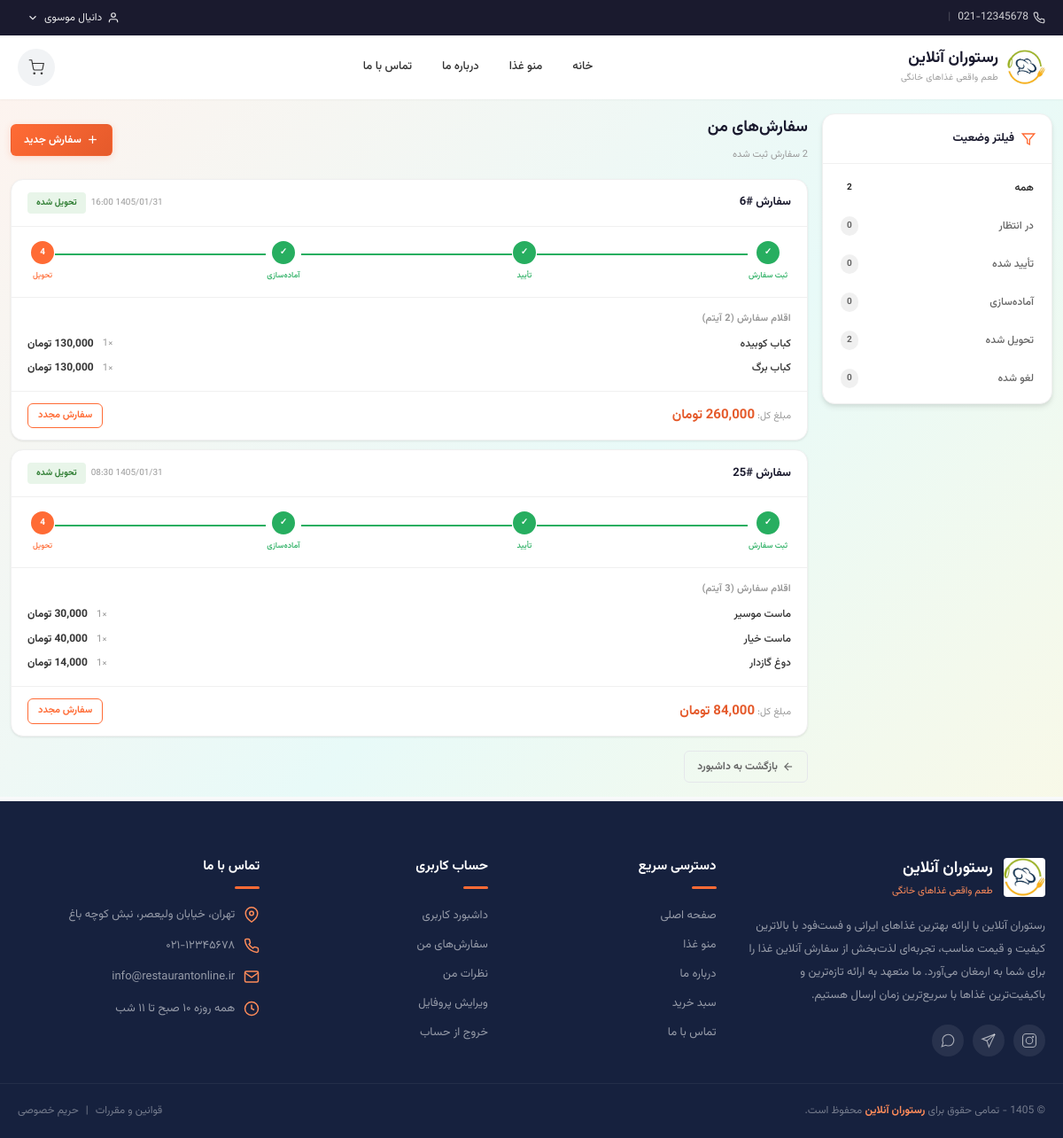
The page /user/orders.php (signed in) on the database its author committed.
### tables this page shows
CREATE TABLE `orders` (
  `id` int(11) NOT NULL,
  `user_id` int(11) NOT NULL,
  `total_price` decimal(10,2) NOT NULL,
  `status` enum('pending','confirmed','preparing','delivered','cancelled') DEFAULT 'pending',
  `order_date` timestamp NOT NULL DEFAULT current_timestamp()
);

CREATE TABLE `order_items` (
  `id` int(11) NOT NULL,
  `order_id` int(11) NOT NULL,
  `food_id` int(11) NOT NULL,
  `quantity` int(11) NOT NULL,
  `price_per_unit` decimal(10,2) NOT NULL
);

CREATE TABLE `foods` (
  `id` int(11) NOT NULL,
  `category_id` int(11) NOT NULL,
  `name` varchar(100) NOT NULL,
  `description` text DEFAULT NULL,
  `price` decimal(10,2) NOT NULL,
  `image` varchar(255) DEFAULT NULL,
  `is_available` tinyint(1) DEFAULT 1,
  `created_at` timestamp NOT NULL DEFAULT current_timestamp()
);

### includes/functions.php (called while the page is built, shortened)
<?php
function toJalali($gregorianDate, $format = 'Y/m/d')
{
    $timestamp = strtotime($gregorianDate);
    $gYear = date('Y', $timestamp);
    $gMonth = date('m', $timestamp);
    $gDay = date('d', $timestamp);
    list($jYear, $jMonth, $jDay) = gregorian_to_jalali($gYear, $gMonth, $gDay);
    $hour = date('H', $timestamp);
    $minute = date('i', $timestamp);
    $second = date('s', $timestamp);
    $result = $format;
    $result = str_replace('Y', $jYear, $result);
    $result = str_replace('m', str_pad($jMonth, 2, '0', STR_PAD_LEFT), $result);
    $result = str_replace('d', str_pad($jDay, 2, '0', STR_PAD_LEFT), $result);
    $result = str_replace('H', $hour, $result);
    $result = str_replace('i', $minute, $result);
    $result = str_replace('s', $second, $result);
    return $result;
}
function gregorian_to_jalali($gy, $gm, $gd)
{
    $g_d_m = [0, 31, 59, 90, 120, 151, 181, 212, 243, 273, 304, 334];
    $gy2 = ($gm > 2) ? $gy + 1 : $gy;
    $days = 355666 + (365 * $gy) + ((int)(($gy2 + 3) / 4)) - ((int)(($gy2 + 99) / 100)) + ((int)(($gy2 + 399) / 400)) + $gd + $g_d_m[$gm - 1];
    $jy = -1595 + (33 * ((int)($days / 12053)));
    $days %= 12053;
    $jy += 4 * ((int)($days / 1461));
    $days %= 1461;
    if ($days > 365) {
        $jy += (int)(($days - 1) / 365);
        $days = ($days - 1) % 365;
    }
    if ($days < 186) {
        $jm = 1 + (int)($days / 31);
        $jd = 1 + ($days % 31);
    } else {
        $jm = 7 + (int)(($days - 186) / 30);
        $jd = 1 + (($days - 186) % 30);
    }
    return [$jy, $jm, $jd];
}

### user/orders.php (the view, shortened to what this page needs)
<?php
require_once '../includes/header.php';
$user_id = $_SESSION['user_id'];
$status_filter = isset($_GET['status']) ? $_GET['status'] : '';
$page = isset($_GET['page']) ? max(1, (int)$_GET['page']) : 1;
$per_page = 6;
$where = "WHERE o.user_id = $user_id";
$count_sql = "SELECT COUNT(*) as total FROM orders o $where";
$count_result = mysqli_query($conn, $count_sql);
$total_orders = mysqli_fetch_assoc($count_result)['total'];
$offset = ($page - 1) * $per_page;
$orders_sql = "SELECT o.*,
               (SELECT COUNT(*) FROM order_items WHERE order_id = o.id) as item_count
               FROM orders o
               $where
               ORDER BY o.order_date DESC
               LIMIT $offset, $per_page";
$orders_result = mysqli_query($conn, $orders_sql);
$stats_sql = "SELECT
    COUNT(*) as total,
    SUM(CASE WHEN status = 'pending' THEN 1 ELSE 0 END) as pending,
    SUM(CASE WHEN status = 'confirmed' THEN 1 ELSE 0 END) as confirmed,
    SUM(CASE WHEN status = 'preparing' THEN 1 ELSE 0 END) as preparing,
    SUM(CASE WHEN status = 'delivered' THEN 1 ELSE 0 END) as delivered,
    SUM(CASE WHEN status = 'cancelled' THEN 1 ELSE 0 END) as cancelled
    FROM orders WHERE user_id = $user_id";
$stats = mysqli_fetch_assoc(mysqli_query($conn, $stats_sql));
$status_config = [
    'pending'   => ['text' => 'در انتظار', 'color' => '#E65100', 'bg' => '#FFF3E0'],
    'confirmed' => ['text' => 'تأیید شده', 'color' => '#1565C0', 'bg' => '#E3F2FD'],
    'preparing' => ['text' => 'در حال آماده‌سازی', 'color' => '#6A1B9A', 'bg' => '#EDE7F6'],
    'delivered' => ['text' => 'تحویل شده', 'color' => '#2E7D32', 'bg' => '#E8F5E9'],
    'cancelled' => ['text' => 'لغو شده', 'color' => '#C62828', 'bg' => '#FFEBEE'],
];
$tabs = [
    ''           => ['label' => 'همه', 'count' => $stats['total']],
    'pending'    => ['label' => 'در انتظار', 'count' => $stats['pending']],
    'confirmed'  => ['label' => 'تأیید شده', 'count' => $stats['confirmed']],
    'preparing'  => ['label' => 'آماده‌سازی', 'count' => $stats['preparing']],
    'delivered'  => ['label' => 'تحویل شده', 'count' => $stats['delivered']],
    'cancelled'  => ['label' => 'لغو شده', 'count' => $stats['cancelled']],
];
?>
<link rel="stylesheet" href="../assets/css/user_orders.css">
<div class="orders-page">
    <div class="orders-wrapper">
        <aside class="orders-sidebar">
            <div class="filter-card">
                <div class="filter-card__header">
                    <svg viewBox="0 0 24 24" fill="none" stroke="currentColor" stroke-width="2">
                        <polygon points="22 3 2 3 10 12.46 10 19 14 21 14 12.46 22 3"/>
                    </svg>
                    <h3>فیلتر وضعیت</h3>
                </div>
                <div class="filter-list">
                    <?php foreach ($tabs as $key => $tab):
                        $is_active = ($status_filter === $key);
                        $url = 'orders.php' . ($key !== '' ? '?status=' . $key : '');
                    ?>
                        <a href="<?php echo $url; ?>"
                           class="filter-link <?php echo $is_active ? 'filter-link--active' : ''; ?>">
                            <?php echo $tab['label']; ?>
                            <span class="filter-link__count"><?php echo $tab['count']; ?></span>
                        </a>
                    <?php endforeach; ?>
                </div>
            </div>
        </aside>
        <div class="orders-content">
            <div class="orders-header">
                <div class="orders-header__info">
                    <h1>سفارش‌های من</h1>
                    <span><?php echo number_format($total_orders); ?> سفارش ثبت شده</span>
                </div>
                <a href="<?php echo BASE_URL; ?>main/menu.php" class="btn btn--primary">
                    <svg viewBox="0 0 24 24" fill="none" stroke="currentColor" stroke-width="2" width="15" height="15">
                        <line x1="12" y1="5" x2="12" y2="19"/>
                        <line x1="5" y1="12" x2="19" y2="12"/>
                    </svg>
                    سفارش جدید
                </a>
            </div>
            <?php if (mysqli_num_rows($orders_result) > 0): ?>
                <div class="orders-list">
                    <?php while ($order = mysqli_fetch_assoc($orders_result)):
                        $items_sql = "SELECT oi.*, f.name as food_name
                                     FROM order_items oi
                                     JOIN foods f ON oi.food_id = f.id
                                     WHERE oi.order_id = {$order['id']}";
                        $items_result = mysqli_query($conn, $items_sql);
                        $items = [];
                        while ($item = mysqli_fetch_assoc($items_result)) {
                            $items[] = $item;
                        }
                        $current_status = $order['status'];
                        $status_info = $status_config[$current_status] ?? $status_config['pending'];
                        $step_map = ['pending' => 1, 'confirmed' => 2, 'preparing' => 3, 'delivered' => 4];
                        $current_step = $step_map[$current_status] ?? 0;
                    ?>
                        <div class="order-card <?php echo $current_status === 'cancelled' ? 'order-card--cancelled' : ''; ?>">
                            <div class="order-card__top">
                                <span class="order-card__id">سفارش #<?php echo $order['id']; ?></span>
                                <span class="order-card__date"><?php echo toJalali($order['order_date'], 'Y/m/d H:i'); ?></span>
                                <span class="order-card__status" style="background:<?php echo $status_info['bg']; ?>;color:<?php echo $status_info['color']; ?>;">
                                    <?php echo $status_info['text']; ?>
                                </span>
                            </div>
                            <?php if ($current_status !== 'cancelled'): ?>
                                <div class="order-timeline">
                                    <div class="timeline-row">
                                        <?php
                                        $steps = [
                                            ['title' => 'ثبت سفارش', 'step' => 1],
                                            ['title' => 'تأیید', 'step' => 2],
                                            ['title' => 'آماده‌سازی', 'step' => 3],
                                            ['title' => 'تحویل', 'step' => 4],
                                        ];
                                        foreach ($steps as $index => $step):
                                            $is_done = $current_step > $step['step'];
                                            $is_current = $current_step === $step['step'];
                                            $circle_class = $is_done ? 'timeline-step__circle--done' : ($is_current ? 'timeline-step__circle--current' : '');
                                            $label_class = $is_done ? 'timeline-step__label--done' : ($is_current ? 'timeline-step__label--current' : '');
                                        ?>
                                            <div class="timeline-step">
                                                <div class="timeline-step__circle <?php echo $circle_class; ?>">
                                                    <?php echo $is_done ? '✓' : $step['step']; ?>
                                                </div>
                                                <span class="timeline-step__label <?php echo $label_class; ?>">
                                                    <?php echo $step['title']; ?>
                                                </span>
                                            </div>
                                            <?php if ($index < count($steps) - 1): ?>
                                                <div class="timeline-line <?php echo $current_step > $step['step'] ? 'timeline-line--done' : ''; ?>"></div>
                                            <?php endif; ?>
                                        <?php endforeach; ?>
                                    </div>
                                </div>
                            <?php endif; ?>
                            <div class="order-card__items">
                                <div class="order-card__items-title">اقلام سفارش (<?php echo count($items); ?> آیتم)</div>
                                <div class="order-items-list">
                                    <?php foreach ($items as $item): ?>
                                        <div class="order-item">
                                            <span class="order-item__name"><?php echo htmlspecialchars($item['food_name']); ?></span>
                                            <span class="order-item__qty">×<?php echo $item['quantity']; ?></span>
                                            <span class="order-item__price"><?php echo number_format($item['price_per_unit'] * $item['quantity']); ?> تومان</span>
                                        </div>
                                    <?php endforeach; ?>
                                </div>
                            </div>
                            <div class="order-card__footer">
                                <div>
                                    <span class="order-card__total-label">مبلغ کل: </span>
                                    <span class="order-card__total-price"><?php echo number_format($order['total_price']); ?> تومان</span>
                                </div>
                                <?php if ($current_status !== 'cancelled'): ?>
                                    <a href="<?php echo BASE_URL; ?>main/menu.php" class="btn btn--outline-xs">سفارش مجدد</a>
                                <?php endif; ?>
                            </div>
                        </div>
                    <?php endwhile; ?>
                </div>
            <?php endif; ?>
            <a href="dashboard.php" class="btn btn--ghost" style="margin-top:16px;">
                <svg viewBox="0 0 24 24" fill="none" stroke="currentColor" stroke-width="2" width="14" height="14">
                    <line x1="19" y1="12" x2="5" y2="12"/>
                    <polyline points="12 19 5 12 12 5"/>
                </svg>
                بازگشت به داشبورد
            </a>
        </div>
    </div>
</div>
<?php require_once '../includes/footer.php'; ?>

### assets/css/header.css (style rules this page uses)
:root { --primary: #ff6b35; --primary-dark: #e55a2b; --primary-light: #ff8c5a; --primary-bg: #fff3ee; --primary-border: #ffd4c0; --secondary: #2ec4b6; --secondary-dark: #25a99d; --secondary-light: #50d8cb; --secondary-bg: #e8faf8; --accent: #ffb800; --accent-dark: #e6a600; --accent-light: #ffd54f; --accent-bg: #fff8e1; --dark: #1a1a2e; --dark-2: #16213e; --text: #333333; --text-light: #666666; --text-muted: #999999; --border: #e5e7eb; --border-light: #f0f0f0; --bg: #f8f9fa; --bg-alt: #f1f3f5; --white: #ffffff; --success: #27ae60; --success-bg: #e8f8ef; --error: #e74c3c; --error-bg: #fdedec; --warning: #f39c12; --warning-bg: #fef5e7; --shadow-xs: 0 1px 2px rgba(0, 0, 0, 0.04); --shadow-sm: 0 1px 3px rgba(0, 0, 0, 0.06), 0 1px 2px rgba(0, 0, 0, 0.04); --shadow-md: 0 4px 6px rgba(0, 0, 0, 0.07), 0 2px 4px rgba(0, 0, 0, 0.06); --shadow-lg: 0 10px 25px rgba(0, 0, 0, 0.08), 0 4px 10px rgba(0, 0, 0, 0.05); --shadow-xl: 0 20px 40px rgba(0, 0, 0, 0.1), 0 8px 16px rgba(0, 0, 0, 0.05); --shadow-dropdown: 0 12px 32px rgba(0, 0, 0, 0.12), 0 4px 12px rgba(0, 0, 0, 0.06); --radius-xs: 4px; --radius-sm: 6px; --radius-md: 10px; --radius-lg: 14px; --radius-xl: 20px; --radius-full: 9999px; --transition: 200ms cubic-bezier(0.4, 0, 0.2, 1); --transition-slow: 300ms cubic-bezier(0.4, 0, 0.2, 1); --container: 1280px; --container-pad: 20px; --header-h: 72px; --topbar-h: 40px; --z-dropdown: 500; --z-header: 400; --z-mobile-menu: 450; --z-overlay: 350; --z-scroll-top: 300; }
*, *::before, *::after { box-sizing: border-box; margin: 0; padding: 0; }
html { font-size: 16px; scroll-behavior: smooth; -webkit-text-size-adjust: 100%; }
body { font-family: "Vazirmatn", Tahoma, Arial, sans-serif; font-size: 0.875rem; line-height: 1.8; color: var(--text); background: var(--bg); direction: rtl; min-height: 100vh; overflow-x: hidden; }
a { color: var(--primary); text-decoration: none; transition: color var(--transition); }

### rows shown on the page
orders: id "6", order_date "1405/01/31 16:00", status "تحویل شده", title "ثبت سفارش", title "تأیید", title "آماده‌سازی", step "4", title "تحویل", count($items) "2", total_price "260,000"
order_items: food.name "کباب کوبیده", quantity "1"
order_items: food.name "کباب برگ", quantity "1"
orders: id "25", order_date "1405/01/31 08:30", status "تحویل شده", title "ثبت سفارش", title "تأیید", title "آماده‌سازی", step "4", title "تحویل", count($items) "3"
order_items: food.name "ماست موسیر", quantity "1"
order_items: food.name "ماست خیار", quantity "1", $item['price_per_unit'] * $item['quantity'] "40,000"
order_items: food.name "دوغ گازدار", quantity "1"

### other values the page prints
$_SESSION['full_name'] "دانیال موسوی"
$tab['label'] "همه"
$tab['count'] "2"
$tab['label'] "در انتظار"
$tab['count'] "0"
$tab['label'] "تأیید شده"
$tab['label'] "آماده‌سازی"
$tab['label'] "تحویل شده"
$tab['label'] "لغو شده"
$total_orders "2"
